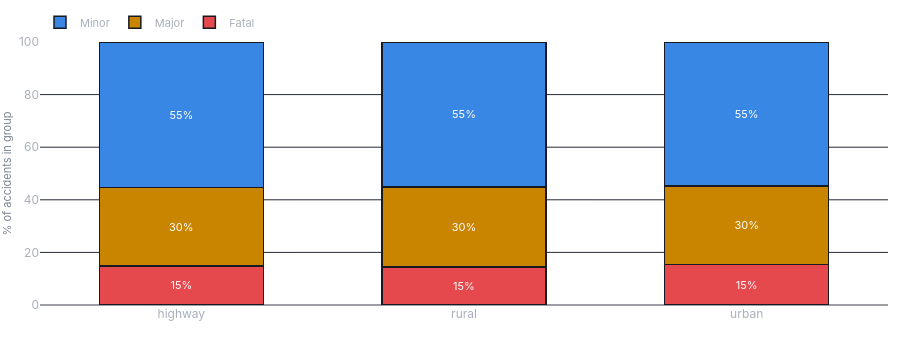

Here is the notebook cell this chart was saved with:
### Code cell
V.severity_stack(A.severity_mix(df, "road_type"), "road_type").show()

### Figure 1 — Plotly figure (JSON) as saved in the notebook; plotly's stock layout.template omitted (floating-point values rounded to 4 significant figures)
{"data": [{"customdata": [[983.0, 14.86, 6616.0], [965.0, 14.54, 6639.0], [1039.0, 15.4, 6745.0]], "hovertemplate": "<b>%{x}</b> · Fatal<br>%{customdata[0]:,} accidents<br>%{customdata[1]:.1f}% of group (n = %{customdata[2]:,})<extra></extra>", "insidetextanchor": "middle", "marker": {"color": "#E5484D", "line": {"color": "#171A21", "width": 1.5}}, "name": "Fatal", "orientation": "v", "text": ["15%", "15%", "15%"], "textfont": {"color": "#FFFFFF", "size": 11}, "textposition": "inside", "type": "bar", "x": ["highway", "rural", "urban"], "y": [14.86, 14.54, 15.4]}, {"customdata": [[1967.0, 29.73, 6616.0], [2014.0, 30.34, 6639.0], [2007.0, 29.76, 6745.0]], "hovertemplate": "<b>%{x}</b> · Major<br>%{customdata[0]:,} accidents<br>%{customdata[1]:.1f}% of group (n = %{customdata[2]:,})<extra></extra>", "insidetextanchor": "middle", "marker": {"color": "#C98500", "line": {"color": "#171A21", "width": 1.5}}, "name": "Major", "orientation": "v", "text": ["30%", "30%", "30%"], "textfont": {"color": "#FFFFFF", "size": 11}, "textposition": "inside", "type": "bar", "x": ["highway", "rural", "urban"], "y": [29.73, 30.34, 29.76]}, {"customdata": [[3666.0, 55.41, 6616.0], [3660.0, 55.13, 6639.0], [3699.0, 54.84, 6745.0]], "hovertemplate": "<b>%{x}</b> · Minor<br>%{customdata[0]:,} accidents<br>%{customdata[1]:.1f}% of group (n = %{customdata[2]:,})<extra></extra>", "insidetextanchor": "middle", "marker": {"color": "#3987E5", "line": {"color": "#171A21", "width": 1.5}}, "name": "Minor", "orientation": "v", "text": ["55%", "55%", "55%"], "textfont": {"color": "#FFFFFF", "size": 11}, "textposition": "inside", "type": "bar", "x": ["highway", "rural", "urban"], "y": [55.41, 55.13, 54.84]}], "layout": {"barmode": "stack", "height": 340, "showlegend": true, "xaxis": {"title": {"text": ""}, "type": "category"}, "yaxis": {"range": [0, 100], "title": {"text": "% of accidents in group"}}}}
